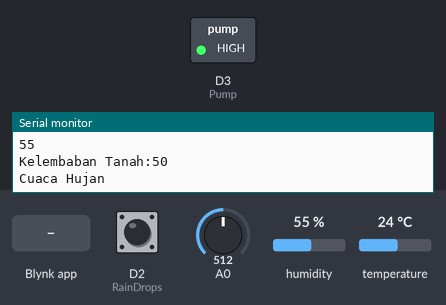
Recording of a sketch running on a simulated ESP8266 (NodeMCU). On the bench: switched loads named in the sketch (green lamp = pin HIGH), the last lines printed to the serial monitor. Inputs (shaded band) come from the test bench; at power-on: A0 = 512, D2 (RainDrops) HIGH, humidity 55 %, temperature 24 °C. WiFi joins after 1.5 s; servers stay silent unless stated.

Above: at 6.0 s.
6.1 s: Blynk app writes 1 to V5
At 7.3 s:
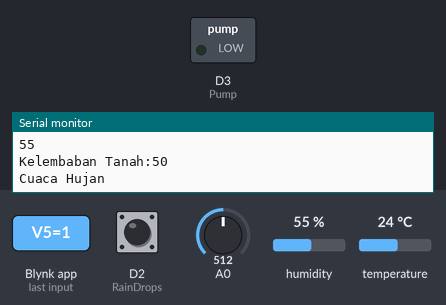
12.4 s: Blynk app writes 1 to V4
At 13.4 s:
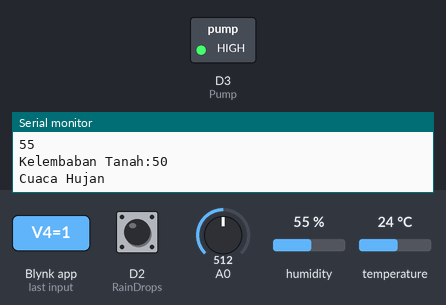
15.0 s: A0 set to 604
18.1 s: A0 set to 632
At 19.5 s:
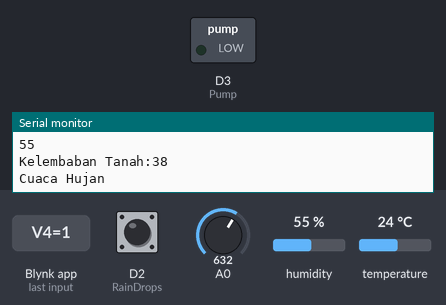
Timing chart, 0 to 21.1 s (numbered marks = the images above; inputs shaded):
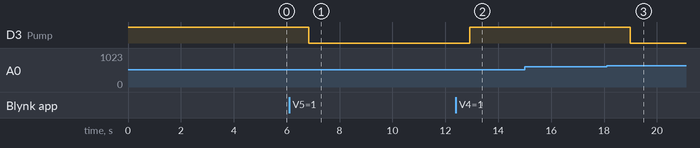

The sketch:

Program_SMART_GARDEN_BLYNK.ino
```cpp
/***************************************
 * Project Smart Garden dengan Blynk
 * Board  : NodeMCU ESP8266 V3
 * Input  : Modul Soil Moisture
 *          Modul Raindrops
 *          DHT11
 * Output : Blynk
 * 99 Proyek IoT
 * www.ardutech.com
 ****************************************/
#define BLYNK_PRINT Serial
#include <ESP8266WiFi.h>
#include <BlynkSimpleEsp8266.h>
#include <DHT.h>

#define RainDrops D2
#define Pump D3

#define DHTPIN D1
#define DHTTYPE DHT11
DHT dht(DHTPIN, DHTTYPE);

//Ganti dengan Token anda
char auth[] = "-htbXm6E3Lizwp915_No7P516Ywa7nrj";
// Ganti dengan WiFi anda
char ssid[] = "ArdutechWiFi";
char pass[] = "12345678";

byte humi, temp;
byte soil;
byte manual;

WidgetLED led(V3);

BLYNK_WRITE(V4){
  int buttonState = param.asInt();
  if(buttonState==HIGH){
    manual=1;
  }
  else{
    manual=0;
  }
}

BLYNK_WRITE(V5){
  int buttonState = param.asInt();
  if (manual==0){
    if(buttonState)digitalWrite(Pump,LOW);//pompa ON
    else  digitalWrite(Pump,HIGH);//pompa OFF
  }
  else Blynk.virtualWrite(V5,LOW);
}
//======================================
void sendDataDHT(){
  humi = dht.readHumidity();
  temp = dht.readTemperature();
  if (isnan(humi) || isnan(temp) || temp==255) {
    Serial.println("DHT11 tidak terbaca... !");
  }
  else {
    Serial.println(temp);
    Serial.println(humi);
    Blynk.virtualWrite(1, temp);//virtual input V10 di Blynk (suhu)
    Blynk.virtualWrite(2, humi);//virtual input V11 di Blynk (kelembaban)
  }
}

//================================
void getSoil(){
  soil=map(analogRead(0), 0, 1023, 100, 0);
  if (manual){
    if(soil<40)digitalWrite(Pump,LOW);//pompa ON
    else  digitalWrite(Pump,HIGH);//pompa OFF
  }
  Blynk.virtualWrite(0, soil);//virtual input V0 di Blynk (kelembaban tanah)
  Serial.print("Kelembaban Tanah:");
  Serial.println(soil);
}

//================================
void getRain(){
  if(digitalRead(RainDrops)==LOW){
    led.on();
    Serial.println("Cuaca Cerah");
  }
  else {
    led.off();
    Serial.println("Cuaca Hujan");
  }
}
//==========================
void setup(){
  pinMode(RainDrops, INPUT);
  digitalWrite(RainDrops,HIGH);
  pinMode(Pump, OUTPUT);
  digitalWrite(Pump,HIGH);
  delay(2000);
  dht.begin();
  Serial.begin(9600);
  Serial.println();
  Serial.println();
  Blynk.begin(auth, ssid, pass);
  delay(1000);
}
//============================
void loop(){
  Blynk.run();
  Serial.println();
  Serial.println();
  sendDataDHT();
  getSoil();
  getRain();
  delay(2000);
}
```

Measured:
- the behaviour switches between 618 and 619 on A0 (found by bisection; images 2 and 3)
- after the input at 6.1 s, D3 (Pump): HIGH → LOW after 0.73 s
- after the input at 12.4 s, D3 (Pump): LOW → HIGH after 0.53 s
- after the input at 18.1 s, D3 (Pump): HIGH → LOW after 0.90 s
